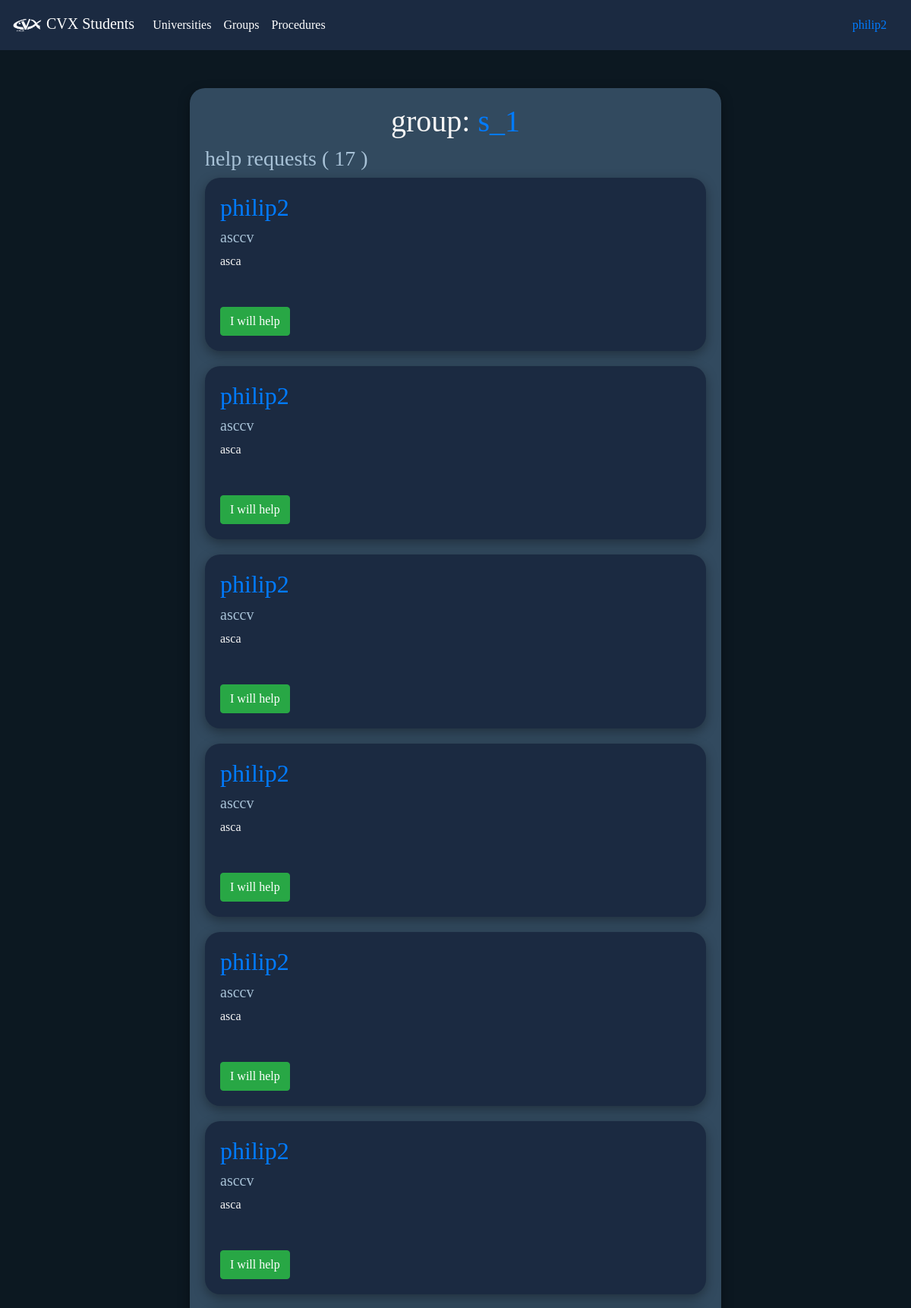
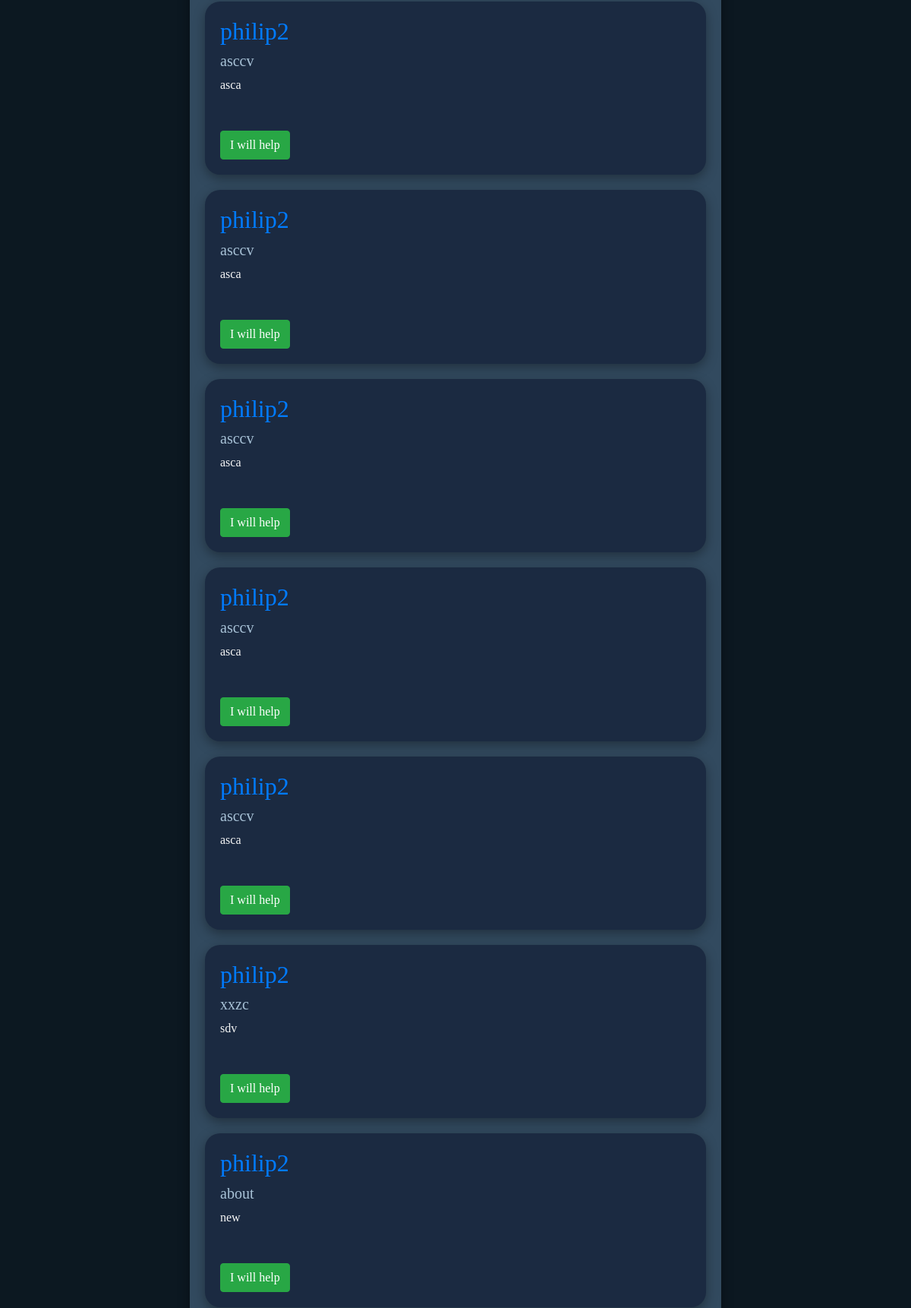
/users/help_requests/1/ (signed in, upper part), run on the app's committed database (2 pictures, top to bottom).
### users/models.py (models this page shows, shortened)
class SupportGourp(models.Model):
    name    = models.CharField(max_length=100)
    admin   = models.ForeignKey(User, null=True, on_delete=models.SET_NULL)
    about   = models.TextField()
    def __str__(self):
        return self.name

class SupportGroupHelpRequest(models.Model):
    support_gourp   = models.ForeignKey(SupportGourp, on_delete=models.CASCADE)
    user                    = models.ForeignKey(User, on_delete=models.CASCADE, related_name='user')
    about                   = models.TextField(blank=True)
    message                 = models.TextField(blank=True)
    helper                  = models.ForeignKey(User, on_delete=models.CASCADE, related_name='helper', null=True)

### users/views.py (the view, shortened to what this page needs)
# urls.py: path('help_requests/<int:group_id>/', view_help_requests, name='view_help_requests'),
def view_help_requests(request, group_id):
    group = SupportGourp.objects.get(pk = group_id)
    if group.admin != request.user and not len(SupportGourpUser.objects.filter(user = request.user)) :
        return render(request, 'access_denied.html', {'message_title':'Access Denied', 'message_detail': "you can't view this page, because you are not the admin of this group"})
    requests = SupportGroupHelpRequest.objects.filter(support_gourp = group)
    return render(request, 'help_requests.html', {'group': group, 'requests': requests, 'group_id': group_id})

### users/templates/help_requests.html (shortened to what this page needs)
{% extends "general_form.html" %}
{% load static %}
{% block in_form %}
    <h1>group: <a href="{% url 'view_support_group' group_id=group.id %}">{{ group }}</a> </h1>
    <h3>help requests ( {{ requests.count }} )</h3>
    {% for j_request in requests|dictsortreversed:"pk" %}
        <form method="post" class="list_item">
            <h2><a href="{% url 'profile' user_id=j_request.user.pk %}">{{ j_request.user }}</a></h2>
            <h5>{{ j_request.about }}</h5>
            <p>{{ j_request.message|linebreaks }}</p>
            <br><br>
            {% if j_request.helper == None %}
                <button type="submit" class="btn btn-success" name="i_will_help" value="{{ j_request.pk }}">I will help</button>
            {% else %}
                <h5> <a href="{% url 'profile' j_request.helper.pk %}">{{ j_request.helper }}</a>  is helping</h5>
            {% endif %}
        </form>
    {% endfor %}
{% endblock %}

### users/templates/navbar.html (shortened to what this page needs)
{% load static %}
<nav class="navbar navbar-expand-lg navbar-dark" style="background-color: #1b2a41 !important;position: fixed; width: 100%;top: 0px;">
    <a class="navbar-brand" href="{% url 'home' %}"><img src="{% static 'images/cvx.png' %}" style="width: 40px;" alt=""> CVX Students</a>
    <div class="collapse navbar-collapse" id="navbarSupportedContent">
      <ul class="navbar-nav mr-auto">
        {% if not user.is_anonymous %}
            <li class="nav-item active">
                <a class="nav-link" href="{% url 'view_universities' %}">Universities</a>
            </li>
            <li class="nav-item active">
                <a class="nav-link" href="{% url 'view_support_groups' %}">Groups </a>
            </li>
            <li class="nav-item active">
                <a class="nav-link" href="{% url 'view_procedures' %}">Procedures</a>
            </li>
        {% endif %}
      </ul>
    {% if user.is_anonymous %}
        <li class="form-inline my-2 my-lg-0">
            <a class="nav-link" href="{% url 'login' %}">Login</a>
        </li>
        <li class="form-inline my-2 my-lg-0">
            <a class="nav-link" href="{% url 'create_user_account' %}">Signup</a>
        </li>
    {% else %}
        <li class="form-inline my-2 my-lg-0">
            <a class="nav-link" href="{% url 'profile' user.pk %}">{{ user }}</a>
        </li>
    {% endif %}
    </div>
  </nav>
  <br><br><br><br>

### users/static/css/style.css (style rules this page uses)
body { font-family: 'Comfortaa' !important; }
.list_item { background-color: #1b2a41; padding: 20px; width: 100%; margin-bottom: 20px; border-radius: 20px; box-shadow: rgba(0, 0, 0, 0.35) 0px 5px 15px; }
p { margin-bottom: 0px !important; }
.navbar { background-color: #324a5f; }
h1 { color: #f5f5f5; text-align: center; }
p { color: #f5f5f5; }

### data on the page
SupportGourp: name "s_1"
SupportGroupHelpRequest: user "philip2", about "asccv", message "asca", {{ j_request.pk }} 32 (drawn)
SupportGroupHelpRequest: user "philip2", about "asccv", message "asca", {{ j_request.pk }} 31 (drawn)
SupportGroupHelpRequest: user "philip2", about "asccv", message "asca", {{ j_request.pk }} 30 (drawn)
SupportGroupHelpRequest: user "philip2", about "asccv", message "asca", {{ j_request.pk }} 29 (drawn)
SupportGroupHelpRequest: user "philip2", about "asccv", message "asca", {{ j_request.pk }} 28 (drawn)
SupportGroupHelpRequest: user "philip2", about "asccv", message "asca", {{ j_request.pk }} 27 (drawn)
SupportGroupHelpRequest: user "philip2", about "asccv", message "asca", {{ j_request.pk }} 26 (drawn)
SupportGroupHelpRequest: user "philip2", about "asccv", message "asca", {{ j_request.pk }} 25 (drawn)
SupportGroupHelpRequest: user "philip2", about "asccv", message "asca", {{ j_request.pk }} 24 (drawn)
SupportGroupHelpRequest: user "philip2", about "asccv", message "asca", {{ j_request.pk }} 23 (drawn)
SupportGroupHelpRequest: user "philip2", about "asccv", message "asca", {{ j_request.pk }} 22 (drawn)
SupportGroupHelpRequest: user "philip2", about "xxzc", message "sdv", {{ j_request.pk }} 21 (drawn)
SupportGroupHelpRequest: user "philip2", about "about", message "new", {{ j_request.pk }} 20 (drawn)

### other printed values
{{ user }} "philip2"
{{ requests.count }} "17"
